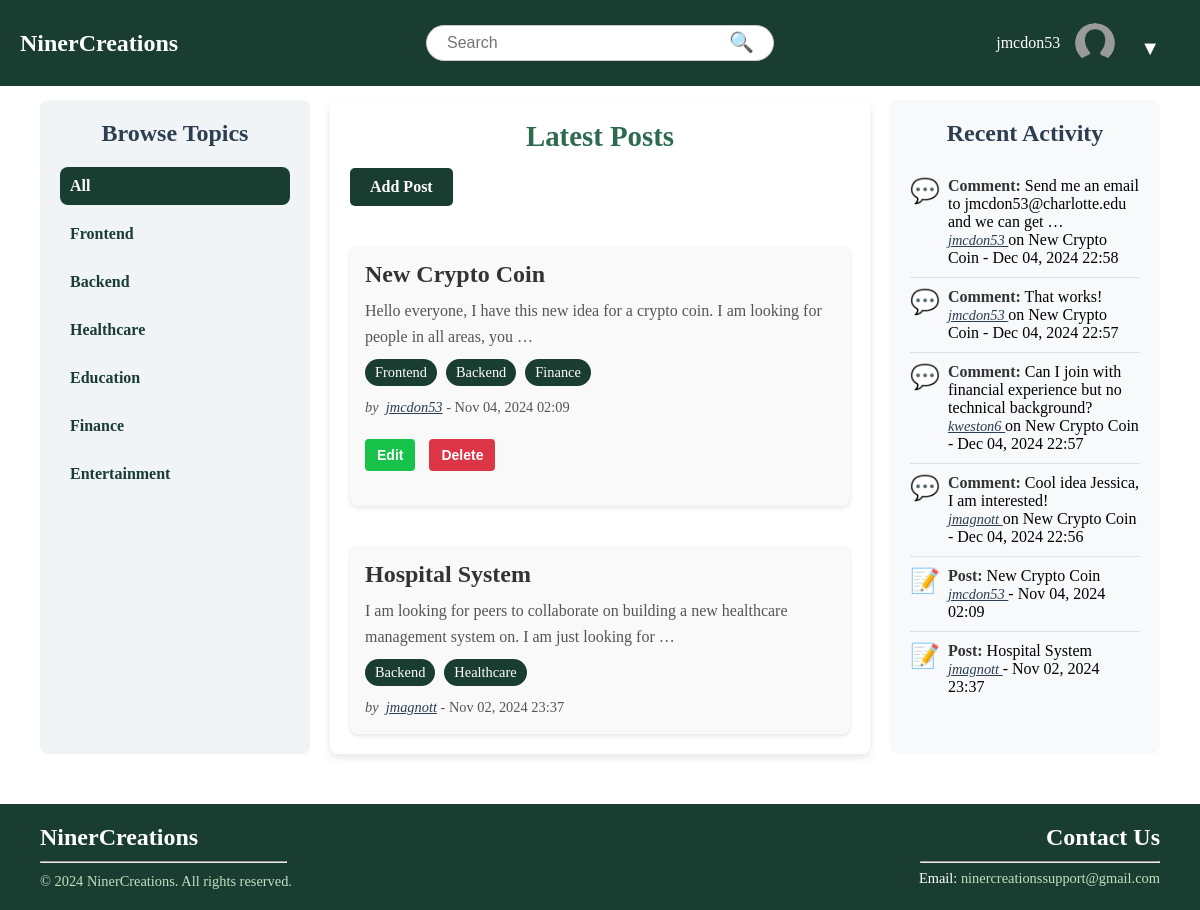
Screenshot of / (signed in) with the database file from the repository.
### NinerCreations/models.py (models this page shows, shortened)
class Profile(models.Model):
    user = models.OneToOneField(User, on_delete=models.CASCADE)
    bio = models.TextField(blank=True, default='')
    profile_picture = models.ImageField(
        upload_to='profile_pictures/',
        default='profile_pictures/profile-placeholder.png'
    )

class Topic(models.Model):
    name = models.CharField(max_length=100, unique=True)

class Post(models.Model):
    PRIVACY_CHOICES = [
        ('public', 'Public'),
        ('private', 'Private'),
    ]
    author = models.ForeignKey(User, on_delete=models.CASCADE)
    title = models.CharField(max_length=255)
    content = models.TextField()
    created_at = models.DateTimeField(auto_now_add=True)
    topics = models.ManyToManyField(Topic, related_name="posts", blank=True)
    members = models.ManyToManyField(User, related_name="joined_posts", blank=True)
    privacy = models.CharField(max_length=7, choices=PRIVACY_CHOICES, default='public')
    @property
    def activity_type(self):
        return "Post"

class Comment(models.Model):
    post = models.ForeignKey(Post, on_delete=models.CASCADE, related_name="comments")
    author = models.ForeignKey(User, on_delete=models.CASCADE, null=True, blank=True)
    content = models.TextField()
    created_at = models.DateTimeField(auto_now_add=True)
    @property
    def activity_type(self):
        return "Comment"

### NinerCreations/views.py (the view)
# urls.py: path('', views.home_view, name='home'),
def home_view(request):
    topic_id = request.GET.get('topic')
    if topic_id:
        try:
            topic_id = int(topic_id)
        except ValueError:
            return render(request, '400.html', {'error_message': 'Invalid topic parameter.'}, status=400)
    if topic_id:
        posts = Post.objects.filter(topics__id=topic_id).order_by('-created_at')
        recent_posts = Post.objects.filter(topics__id=topic_id).order_by('-created_at')[:10]
    else:
        posts = Post.objects.all().order_by('-created_at')
        recent_posts = Post.objects.all().order_by('-created_at')[:10]
    post_ids = posts.values_list('id', flat=True)
    recent_comments = Comment.objects.filter(post__id__in=post_ids).order_by('-created_at')[:10]
    recent_activities = sorted(
        list(recent_posts) + list(recent_comments),
        key=lambda x: x.created_at,
        reverse=True
    )[:10]
    topics = Topic.objects.all()
    return render(request, 'base/home.html', {
        'posts': posts,
        'recent_activities': recent_activities,
        'topics': topics,
    })

### NinerCreations/templates/base/home.html (shortened to what this page needs)
{% extends "base/base.html" %}
{% block content %}
<div class="content-grid">
    <aside class="sidebar-left">
        <h2>Browse Topics</h2>
        <ul>
            <li>
                <a href="{% url 'home' %}" class="{% if not request.GET.topic %}active{% endif %}">All</a>
            </li>
            {% for topic in topics %}
                <li>
                    <a href="{% url 'home' %}?topic={{ topic.id }}" class="{% if request.GET.topic == topic.id|stringformat:"s" %}active{% endif %}">
                        {{ topic.name }}
                    </a>
                </li>
            {% endfor %}
        </ul>
    </aside>
    <main class="main-content">
        <h2>Latest Posts</h2>
        <div class="posts-list">
            {% if user.is_authenticated %}
                <div class="add-post-button-container">
                    <a href="{% url 'create_post' %}" class="btn-add-post">Add Post</a>
                </div>
            {% endif %}
            {% for post in posts %}
                <a href="{% url 'post_detail' post.pk %}" class="post-item-link">
                    <div class="post-item">
                        <h3>{{ post.title }}</h3>
                        <p>{{ post.content|truncatewords:20 }}</p>
                        <div class="post-tags">
                            {% for topic in post.topics.all %}
                                <span class="tag">{{ topic.name }}</span>
                            {% endfor %}
                        </div>
                        <p class="post-meta">
                            <em>by &nbsp;
                                {% if post.author and post.author.id %}
                                    <a href="{% url 'user_profile' post.author.id %}">
                                        {{ post.author.username }}
                                    </a>
                                {% else %}
                                    {{ post.author.username }}
                                {% endif %}
                            </em> &nbsp;- {{ post.created_at|date:"M d, Y H:i" }}
                        </p>
                        {% if post.author == user %}
                            <div class="post-actions">
                                <a href="{% url 'edit_post' post.id %}" class="btn btn-warning">Edit</a>
                                <form method="POST" action="{% url 'delete_post' post.id %}" style="display:inline;" onsubmit="return confirmDelete();">
                                    <button type="submit" class="btn btn-danger">Delete</button>
                                </form>
                            </div>
                        {% endif %}
                    </div>
                </a>
            {% empty %}
                <p>No posts available.</p>
            {% endfor %}
        </div>
    </main>
    <aside class="sidebar-right">
        <h2>Recent Activity</h2>
        <ul class="recent-activity-list">
            {% for activity in recent_activities %}
                <li class="activity-item">
                    <div class="activity-icon">
                        {% if activity.activity_type == 'Post' %} 📝 {% elif activity.activity_type == 'Comment' %} 💬 {% endif %}
                    </div>
                    <div class="activity-details">
                        <strong>{{ activity.activity_type }}:</strong>
                        {% if activity.activity_type == "Post" %}
                            {{ activity.title }}
                        {% else %}
                            {{ activity.content|truncatewords:10 }}
                        {% endif %}
                        <br>
                        <em>
                            {% if activity.author and activity.author.id %}
                                <a href="{% url 'user_profile' activity.author.id %}">
                                    {{ activity.author.username }}
                                </a>
                            {% else %}
                                {{ activity.author.username }}
                            {% endif %}
                        </em>
                        {% if activity.activity_type == "Comment" %} on {{ activity.post.title }} {% endif %} - {{ activity.created_at|date:"M d, Y H:i" }}
                    </div>
                </li>
            {% endfor %}
        </ul>
    </aside>
</div>
{% endblock %}

### NinerCreations/templates/base/base.html (shortened to what this page needs)
{% load static %}
<!DOCTYPE html>
<html lang="en">
<head>
    <link rel="stylesheet" type="text/css" href="{% static 'css/styles.css' %}">
</head>
<body>
    <div class="wrapper">
        <div class="header">
            <div class="logo">
                <a href="/">
                    <h1>NinerCreations</h1>
                </a>
            </div>
            <div class="search-bar">
                <form action="/search/" method="get">
                    <input type="text" name="q" placeholder="Search" value="">
                    <button type="submit">&#128269;</button>
                </form>
            </div>
            <div class="header-right">
                {% if user.is_authenticated %}
                    <span>{{ user.username }}</span>
                    <div class="profile-container">
                        <div class="profile-picture">
                            <img src="{% if user.profile.profile_picture and user.profile.profile_picture.url %}{{ user.profile.profile_picture.url }}{% else %}{% static 'images/profile-placeholder.png' %}{% endif %}"
                                 alt="Profile Picture"
                                 style="width: 40px; height: 40px; border-radius: 50%; object-fit: cover;">
                        </div>
                        <div class="dropdown">
                            <button class="dropdown-btn">▼</button>
                        </div>
                    </div>
                {% else %}
                    <a href="{% url 'login' %}" class="login-btn">Login</a>
                {% endif %}
            </div>
        </div>
        <div class="content">
            {% block content %}
            {% endblock %}
        </div>
        {% include 'base/footer.html' %}
    </div>
</body>
</html>

### rows the page displays
Topic: name "Frontend"
Topic: name "Backend"
Topic: name "Healthcare"
Topic: name "Education"
Topic: name "Finance"
Topic: name "Entertainment"
Post: title "New Crypto Coin", content "Hello everyone, I have this new idea for a crypto coin. I am looking for people in all areas, you …", author.username "jmcdon53", created_at "Nov 04, 2024 02:09", shows "Edit", activity_type "Post"
Post: title "Hospital System", content "I am looking for peers to collaborate on building a new healthcare management system on. I am just looking for …", author.username "jmagnott", created_at "Nov 02, 2024 23:37", activity_type "Post"
Comment: activity_type "Comment", content "Send me an email to jmcdon53@charlotte.edu and we can get …", author.username "jmcdon53", post "New Crypto Coin", created_at "Dec 04, 2024 22:58"
Comment: activity_type "Comment", content "That works!", author.username "jmcdon53", post "New Crypto Coin", created_at "Dec 04, 2024 22:57"
Comment: activity_type "Comment", content "Can I join with financial experience but no technical background?", author.username "kweston6", post "New Crypto Coin", created_at "Dec 04, 2024 22:57"
Comment: activity_type "Comment", content "Cool idea Jessica, I am interested!", author.username "jmagnott", post "New Crypto Coin", created_at "Dec 04, 2024 22:56"

### other values shown
{{ user.username }} "jmcdon53"
